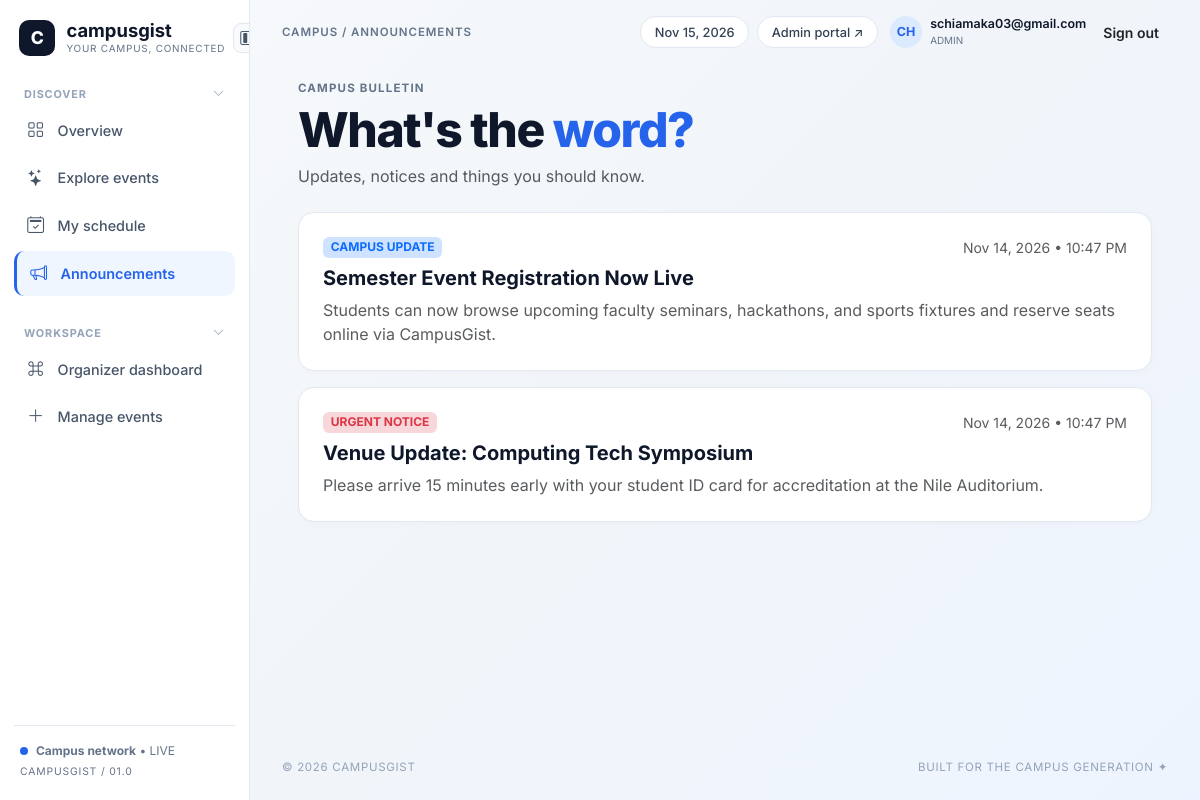
Screenshot of /announcements.php (signed in) with the database file from the repository.
### tables this page shows
CREATE TABLE `announcements` (
  `id` int(11) NOT NULL,
  `headline` varchar(180) NOT NULL,
  `message_body` text NOT NULL,
  `priority` enum('Normal','Urgent') DEFAULT 'Normal',
  `posted_at` timestamp NOT NULL DEFAULT current_timestamp()
);

### includes/db_connect.php (called while the page is built, shortened)
<?php
function e($string) {
    return htmlspecialchars((string)$string, ENT_QUOTES, 'UTF-8');
}
?>

### announcements.php (the view, shortened to what this page needs)
<?php
require_once __DIR__ . '/includes/header.php';
$ann_res = $conn->query("SELECT * FROM announcements ORDER BY posted_at DESC");
?>
<div class="mb-4">
    <div class="eyebrow-text">Campus Bulletin</div>
    <h1 class="hero-heading mb-2">What's the <span>word?</span></h1>
    <p class="text-muted mb-0">Updates, notices and things you should know.</p>
</div>
<?php if ($ann_res && $ann_res->num_rows > 0): ?>
    <div class="d-flex flex-column gap-3">
        <?php while ($ann = $ann_res->fetch_assoc()): ?>
            <div class="cg-card">
                <div class="d-flex justify-content-between align-items-center mb-2">
                    <?php if ($ann['priority'] === 'Urgent'): ?>
                        <span class="badge bg-danger-subtle text-danger">URGENT NOTICE</span>
                    <?php else: ?>
                        <span class="badge bg-primary-subtle text-primary">CAMPUS UPDATE</span>
                    <?php endif; ?>
                    <span class="small text-muted"><?= date('M j, Y • g:i A', strtotime($ann['posted_at'])) ?></span>
                </div>
                <h5 class="fw-bold mb-2"><?= e($ann['headline']) ?></h5>
                <p class="text-muted mb-0"><?= nl2br(e($ann['message_body'])) ?></p>
            </div>
        <?php endwhile; ?>
    </div>
<?php else: ?>
    <div class="empty-state-box">
        No announcements have been posted yet.
    </div>
<?php endif; ?>
<?php require_once __DIR__ . '/includes/footer.php'; ?>

### css/style.css (style rules this page uses)
:root { --cg-primary: #2563eb; --cg-primary-hover: #1d4ed8; --cg-dark: #0f172a; --cg-muted: #64748b; --cg-border: #e2e8f0; --cg-bg-start: #f8fafc; --cg-bg-end: #eef4ff; --sidebar-width: 250px; --sidebar-rail-width: 72px; }
body { font-family: 'Inter', -apple-system, BlinkMacSystemFont, "Segoe UI", Roboto, sans-serif; color: var(--cg-dark); background: linear-gradient(135deg, var(--cg-bg-start) 0%, #f1f5f9 50%, var(--cg-bg-end) 100%); min-height: 100vh; margin: 0; }
.eyebrow-text { font-size: 0.72rem; font-weight: 700; letter-spacing: 0.1em; color: var(--cg-muted); text-transform: uppercase; margin-bottom: 0.4rem; }
.hero-heading { font-size: clamp(2.1rem, 4vw, 3.3rem); font-weight: 800; letter-spacing: -0.03em; line-height: 1.08; color: var(--cg-dark); }
.hero-heading span { color: var(--cg-primary); }
.cg-card { background: #ffffff; border: 1px solid var(--cg-border); border-radius: 16px; padding: 1.5rem; box-shadow: 0 2px 10px rgba(15, 23, 42, 0.02); }

### rows the page displays
announcements: priority "CAMPUS UPDATE", posted_at "Nov 14, 2026 • 10:47 PM", headline "Semester Event Registration Now Live", message_body "Students can now browse upcoming faculty seminars, hackathons, and sports fixtures and reserve seats online via CampusGist."
announcements: priority "URGENT NOTICE", posted_at "Nov 14, 2026 • 10:47 PM", headline "Venue Update: Computing Tech Symposium", message_body "Please arrive 15 minutes early with your student ID card for accreditation at the Nile Auditorium."

### other values shown
$page_crumb "ANNOUNCEMENTS"
substr($_SESSION['full_name'], 0, 2) "CH"
$_SESSION['email'] "schiamaka03@gmail.com"
$_SESSION['role'] "ADMIN"
